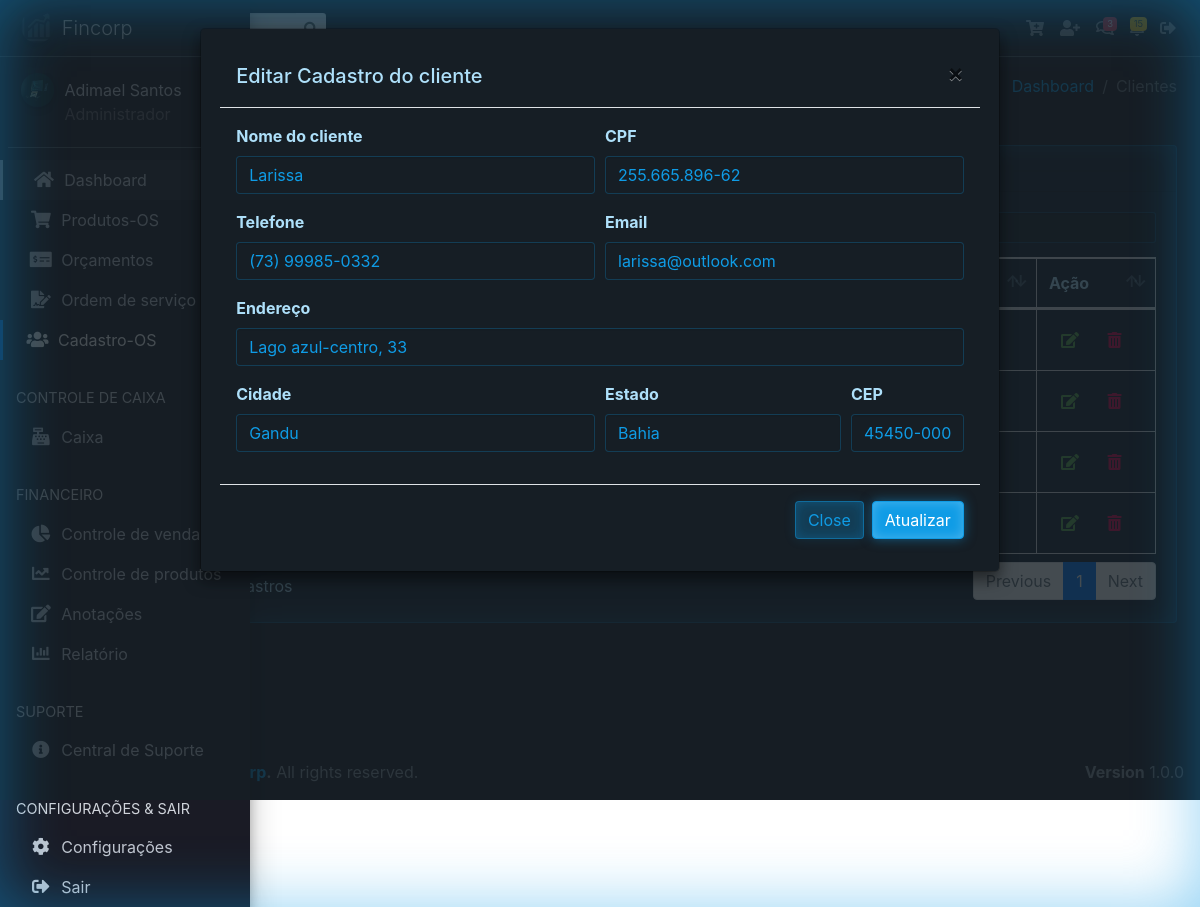
Page /vv/clientes.php?func=edita&id_cliente=28 (signed in) on the committed database.
### tables this page shows
CREATE TABLE `tb_clientes` (
  `id_cliente` int(11) NOT NULL,
  `id_user` int(11) NOT NULL,
  `nome` varchar(32) NOT NULL,
  `cpf` varchar(20) NOT NULL,
  `endereco` varchar(128) NOT NULL,
  `cidade` varchar(45) NOT NULL,
  `estado` varchar(20) NOT NULL,
  `cep` varchar(20) NOT NULL,
  `telefone` varchar(45) NOT NULL,
  `email` varchar(100) DEFAULT NULL,
  `dt_registro` timestamp NOT NULL DEFAULT current_timestamp()
);

### vv/clientes.php (the view, shortened to what this page needs)
<?php
require_once("header.php");
?>
<body class="hold-transition sidebar-mini">
<div class="wrapper">
  <nav class="main-header navbar navbar-expand navbar-dark navbar-light">
    <ul class="navbar-nav">
      <li class="nav-item">
        <a class="nav-link" data-widget="pushmenu" href="#" role="button"><i class="fas fa-bars"></i></a>
      </li>
    </ul>
    <form class="form-inline ml-3">
      <div class="input-group input-group-sm">
        <div class="input-group-append">
          <button name="buttonPesquisar" class="btn btn-navbar" type="submit">
          </button>
        </div>
      </div>
    </form>
    <ul class="navbar-nav ml-auto">
      <li class="nav-item dropdown">
        <a class="nav-link" href="#" title="Add Produtos" data-toggle="modal"
        data-target=".bd-example-modal-lg-produto">
        </a>
      </li>
      <li class="nav-item dropdown">
        <a class="nav-link" href="#" title="Add cliente" data-toggle="modal"
        data-target=".bd-example-modal-lg">
        </a>
      </li>
      <li class="nav-item dropdown">
        <a class="nav-link" data-toggle="dropdown" href="#">
          <span class="badge badge-danger navbar-badge">3</span>
        </a>
      </li>
      <li class="nav-item dropdown">
        <a class="nav-link" data-toggle="dropdown" href="#">
          <span class="badge badge-warning navbar-badge">15</span>
        </a>
      </li>
      <li class="nav-item dropdown">
        <a class="nav-link" href="../logout.php" title="Sair">
        </a>
      </li>
    </ul>
  </nav>
  <aside class="main-sidebar sidebar-dark-primary elevation-4">
    <a href="dashboard.php" class="brand-link">
      <span class="brand-text font-weight-light">Fincorp</span>
    </a>
    <div class="sidebar">
      <div class="user-panel mt-3 pb-3 mb-3 d-flex">
        <div class="image">
        </div>
        <div class="info">
          <a href="#" class="d-block"><?php echo $_SESSION['nome_user']; ?></a>
          <span class="access_level"><?php echo $_SESSION['access_level']; ?></span>
        </div>
      </div>
      <nav class="mt-2">
        <ul class="nav nav-pills nav-sidebar nav-child-indent nav-flat nav-legacy flex-column" data-widget="treeview" role="menu" data-accordion="false">
          <li class="nav-item has-treeview menu-open">
            <ul class="nav nav-treeview">
              <li class="nav-item">
                <a href="dashboard.php" class="nav-link">
                  <p>Dashboard</p>
                </a>
              </li>
            </ul>
          </li>
          <li class="nav-item has-treeview">
            <a href="#" class="nav-link">
              <p>
              </p>
            </a>
          </li>
          <li class="nav-item has-treeview">
            <a href="#" class="nav-link">
              <p>
              </p>
            </a>
          </li>
          <li class="nav-item has-treeview">
            <a href="#" class="nav-link">
              <p>
              </p>
            </a>
          </li>
          <li class="nav-item has-treeview">
            <a href="#" class="nav-link active">
              <p>
              </p>
            </a>
          </li>
          <li class="nav-header">CONTROLE DE CAIXA</li>
          <li class="nav-item">
            <a href="https://adminlte.io/docs/3.0" class="nav-link">
              <p>Caixa</p>
            </a>
          </li>
          <li class="nav-header">FINANCEIRO</li>
          <li class="nav-item">
            <a href="javascript:void(0);" class="nav-link">
              <p>Controle de venda</p>
            </a>
          </li>
          <li class="nav-item">
            <a href="javascript:void(0);" class="nav-link">
              <p>Controle de produtos</p>
            </a>
          </li>
          <li class="nav-item">
            <a href="javascript:void(0);" class="nav-link">
              <p>Anotações</p>
            </a>
          </li>
          <li class="nav-item">
            <a href="javascript:void(0);" class="nav-link">
              <p>Relatório</p>
            </a>
          </li>
          <li class="nav-header">SUPORTE</li>
          <li class="nav-item">
            <a href="javascript:void(0);" class="nav-link">
              <p>Central de Suporte</p>
            </a>
          </li>
          <li class="nav-header">CONFIGURAÇÕES & SAIR</li>
          <li class="nav-item">
            <a href="javascript:void(0);" class="nav-link">
              <i class="nav-icon fas fa-cog"></i>
              <p>Configurações</p>
            </a>
          </li>
          <li class="nav-item">
            <a href="../logout.php" class="nav-link">
              <i class="nav-icon fas fa-sign-out-alt"></i>
              <p>Sair</p>
            </a>
          </li>
        </ul>
      </nav>
    </div>
  </aside>
  <div class="content-wrapper">
    <section class="content-header">
      <div class="container-fluid">
        <div class="row mb-2">
          <div class="col-sm-6">
          <a href="#" class="btn btn-success" data-toggle="modal"
          data-target=".bd-example-modal-lg"><i class="material-icons">&#xE147;</i> <span>Add Novo Cliente</span></a>
          <a href="#" class="btn btn-secondary"><i class="material-icons">&#xE24D;</i> <span>Exporta dados para o Excel</span></a>
          </div>
          <div class="col-sm-6">
            <ol class="breadcrumb float-sm-right">
              <li class="breadcrumb-item"><a href="#">Dashboard</a></li>
              <li class="breadcrumb-item active">Clientes</li>
            </ol>
          </div>
        </div>
      </div>
    </section>
<section class="content">
<div class="container-fluid">
<div class="row">
<div class="col-12">
<div class="card">
<div class="card-header">
<h3 class="card-title">Cadastros de Clientes</h3>
</div>
<div class="card-body">
<?php
if(isset($_GET['buttonPesquisar']) and $_GET['txtpesquisar'] != ''){
    $nome = $_GET['txtpesquisar'] . '%';
    $query = "select * from tb_clientes where id_user = $_SESSION[id_user]  order by nome asc";
}else if(isset($_GET['buttonPesquisarCPF']) and $_GET['txtpesquisarcpf'] != ''){
    $nome = $_GET['txtpesquisarcpf'];
    $query = "select * from tb_clientes where cpf = '$nome'  order by nome asc";
}
else{
$query = "select * from tb_clientes WHERE id_user = '$_SESSION[id_user]' order by nome ASC";
}
    $result = mysqli_query($conn, $query);
    $row = mysqli_num_rows($result);
if($row == ''){
    echo "<h3> Não existem dados cadastrados no banco </h3>";
}else{
?>
<table id="example1" class="table table-bordered table-striped">
  <thead>
  <tr>
    <th>Nome</th>
    <th>CPF</th>
    <th>E-mail</th>
    <th>Telefone</th>
    <th>Endereço</th>
    <th>Cidade</th>
    <th>Ação</th>
  </tr>
  </thead>
  <tbody>
  <?php
    while($res_1 = mysqli_fetch_array($result)){
        $nome = $res_1["nome"];
        $telefone = $res_1["telefone"];
        $endereco = $res_1["endereco"];
        $cidade = $res_1["cidade"];
        $email = $res_1["email"];
        $cpf = $res_1["cpf"];
        $id_cliente = $res_1["id_cliente"];
    ?>
  <tr>
    <td><?php echo $nome; ?></td>
    <td><?php echo $cpf; ?></td>
    <td><?php echo $email; ?></td>
    <td><?php echo $telefone; ?></td>
    <td><?php echo $endereco; ?></td>
    <td><?php echo $cidade; ?></td>
    <td><div class="widget-content-right">
    <a href="clientes.php?func=edita&id_cliente=<?php echo $id_cliente; ?>"><button class="border-0 btn-transition btn btn-outline-success" data-toggle="modal"
    data-target=".bd-example-modal-lg-editar"><i class="fa fa-edit"></i>
    </button></a>
    <a href="clientes.php?func=deleta&id_cliente=<?php echo $id_cliente; ?>"><button class="border-0 btn-transition btn btn-outline-danger">
    </button></a>
    </div></td>
  </tr>
  <?php
        }
    ?>
  </tbody>
</table>
<?php
        }
    ?>
</div>
</div>
</div>
</div>
</div>
</section>
</div>
<?php
require_once("footer.php");
?>
</div>
</body>
</html>
<?php
if(@$_GET['func'] == 'edita'){
  $id_cliente = $_GET['id_cliente'];
  $query = "select * from tb_clientes where id_cliente = '$id_cliente'";
  $result = mysqli_query($conn, $query);
  while($res_1 = mysqli_fetch_array($result)){
?>
<div id="modalEditar" class="modal fade bd-example-modal-lg-editar" tabindex="-1" role="dialog" aria-labelledby="myLargeModalLabel"
    aria-hidden="true">
    <div class="modal-dialog modal-lg">
        <div class="modal-content">
            <div class="modal-header">
                <h5 class="modal-title" id="exampleModalLongTitle">Editar Cadastro do cliente</h5>
                <button type="button" class="close" data-dismiss="modal" aria-label="Close">
                    <span aria-hidden="true">&times;</span>
                </button>
            </div>
            <div class="modal-body">
            <form method="POST" action="">
<div class="form-row">
    <div class="col-md-6">
        <div class="position-relative form-group">
            <label for="nome-cliente" class="">Nome do cliente</label>
            <input name="txtnome" id="editar-nome" value="<?php echo $res_1['nome']; ?>" placeholder="Nome completo do cliente" type="name" class="form-control">
        </div>
    </div>
    <div class="col-md-6">
        <div class="position-relative form-group">
            <label for="cpf-cliente" class="">CPF</label>
            <input name="txtcpf" id="editar-cpf" value="<?php echo $res_1['cpf']; ?>" placeholder="Digite o CPF do cliente..." type="name" class="form-control">
        </div>
    </div>
    <div class="col-md-6">
        <div class="position-relative form-group">
            <label for="contato-cliente" class="">Telefone</label>
            <input name="txttelefone" id="editar-telefone" value="<?php echo $res_1['telefone']; ?>" placeholder="Número para contato" type="name" class="form-control">
        </div>
    </div>
    <div class="col-md-6">
        <div class="position-relative form-group">
            <label for="email-cliente" class="">Email</label>
            <input name="txtemail" id="editar-email" value="<?php echo $res_1['email']; ?>" placeholder="E-mail do cliente" type="email" class="form-control">
        </div>
    </div>
</div>
<div class="position-relative form-group">
    <label for="exampleAddress" class="">Endereço</label>
    <input name="txtendereco" id="editarAddress" value="<?php echo $res_1['endereco']; ?>" placeholder="Rua Bairro Nº" type="text" class="form-control">
</div>
<div class="form-row">
    <div class="col-md-6">
        <div class="position-relative form-group">
            <label for="exampleCity" class="">Cidade</label>
            <input name="txtcidade" id="editarCity" value="<?php echo $res_1['cidade']; ?>" type="text" class="form-control">
        </div>
    </div>
    <div class="col-md-4">
        <div class="position-relative form-group">
            <label for="exampleState" class="">Estado</label>
            <input name="txtestado" id="editarState" value="<?php echo $res_1['estado']; ?>" type="text" class="form-control">
        </div>
    </div>
    <div class="col-md-2">
        <div class="position-relative form-group">
            <label for="exampleZip" class="">CEP</label>
            <input name="txtcep" id="editar-cep" value="<?php echo $res_1['cep']; ?>" type="text" class="form-control">
        </div>
    </div>
</div>
            </div>
            <div class="modal-footer">
                <button type="button" class="btn btn-secondary" data-dismiss="modal">Close</button>
                <button type="submit" name="editar-cliente" class="btn btn-primary">Atualizar</button>
            </div>
        </div>
    </div>
</div>
<?php } } ?>

### rows in the picture
tb_clientes: txtnome "Larissa", txtcpf "255.665.896-62", txttelefone "(73) 99985-0332", txtemail "larissa@outlook.com", txtendereco "Lago azul-centro, 33", txtcidade "Gandu", txtestado "Bahia", txtcep "45450-000"
